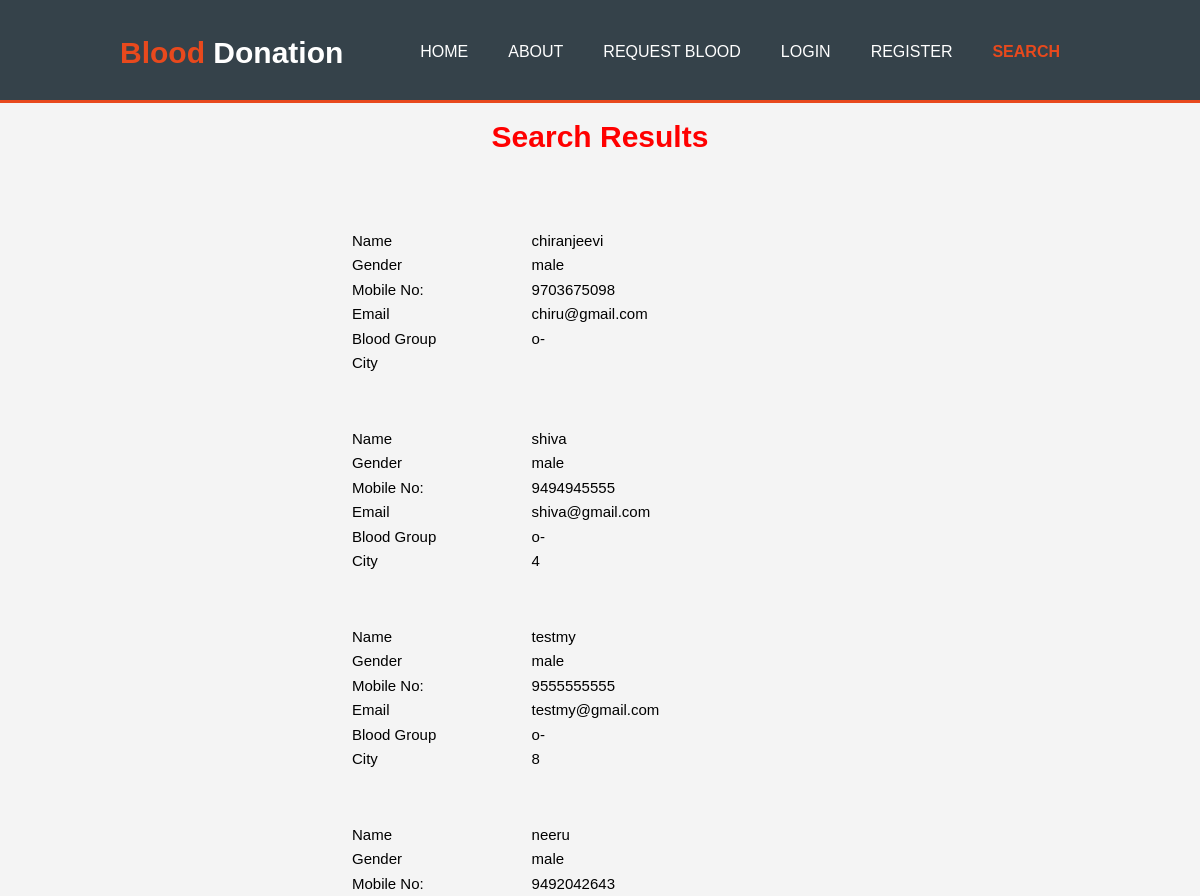
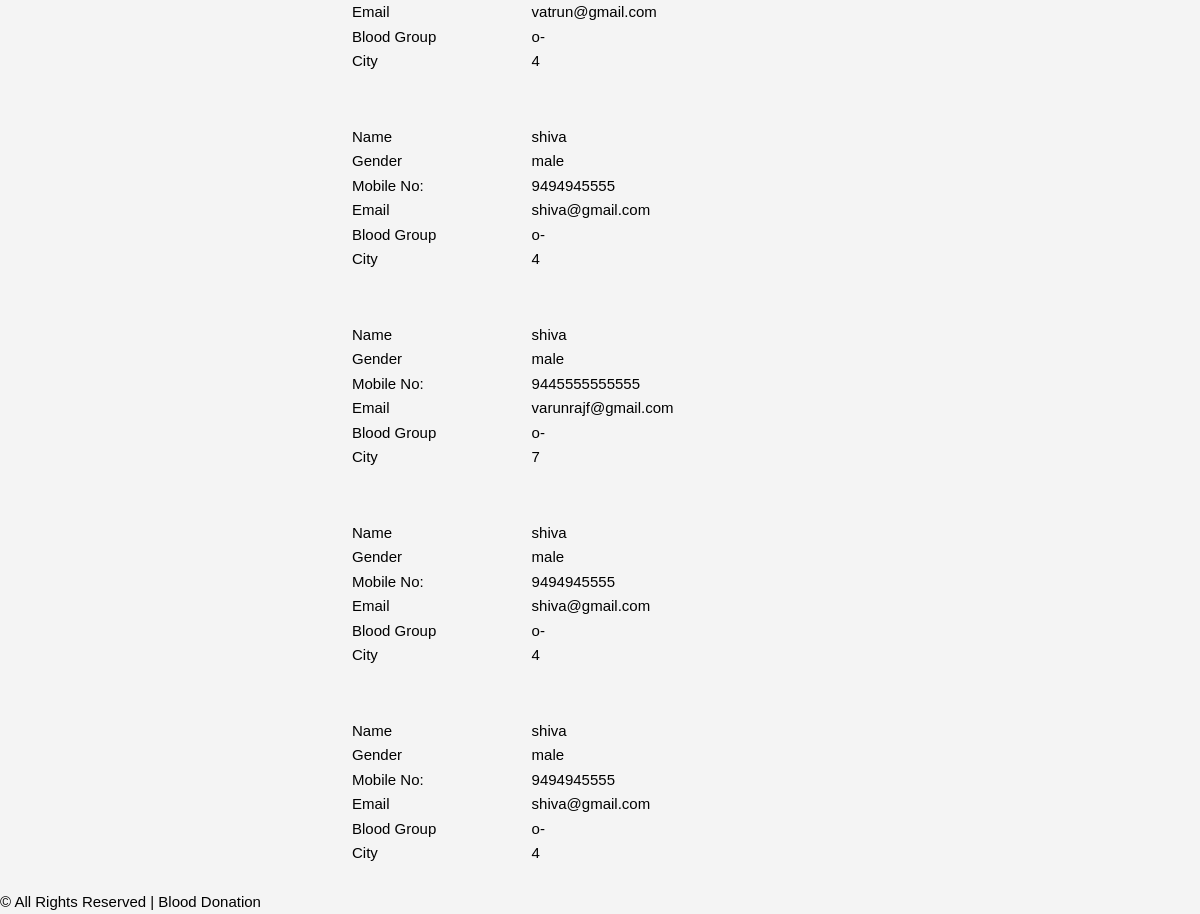
/result5.php?bg=14, run on the app's committed database (2 pictures, top to bottom).
### tables this page shows
CREATE TABLE `donarregistration` (
  `donar_id` int(100) NOT NULL,
  `name` varchar(100) NOT NULL,
  `gender` varchar(100) NOT NULL,
  `age` varchar(100) NOT NULL,
  `mobile` varchar(100) NOT NULL,
  `b_id` int(100) NOT NULL,
  `email` varchar(100) NOT NULL,
  `pwd` int(100) NOT NULL,
  `city` varchar(100) NOT NULL
);

CREATE TABLE `bloodgroup` (
  `bg_id` int(100) NOT NULL,
  `bg_name` varchar(100) NOT NULL
);

### result5.php (the view, shortened to what this page needs)
<!DOCTYPE html>
<html>
<head>
<link href="style (2).css" rel="stylesheet" type="text/css" media="all" />
<link href="css/flexslider.css" rel="stylesheet" type="text/css" media="all" />
</head>
<body>
<?php include('Admin/function.php'); ?>
 <header>
            <div class="container">
                <div id="branding">
                    <h1><span class="highlight">Blood</span> Donation</h1>
                </div>
                <nav>
                    <ul>
                        <li><a href="index.php" >Home</a></li>
                        <li><a href="about.html">About</a></li>
                         <li><a href="requests.php">Request Blood</a></li>
                        <li><a href="login.php">Login</a></li>
                        <li><a href="register.php">Register</a></li>
                        <li class="current"><a href="search.php">Search</a></li>
                    </ul>
                </nav>
            </div>
        </header>
<div class="nav_bg">
<div style=" height:auto">
     <form method="post" enctype="multipart/form-data">
      <table cellpadding="0" cellspacing="0" width="1100px" style="margin:auto">
  <tr>
            <td>
  <table cellpadding="0" cellspacing="0" width="800px" height="100px" style="margin:auto; border:0px" class="tableborder">
        <tr><td  align="center"><h1><span class=searchblood>Search Results</span></h1></td></tr>
        <tr><td >&nbsp;</td></tr>
              <?php
$cn=makeconnection();
$s="select * from donarregistration,bloodgroup where donarregistration.b_id='". $_REQUEST["bg"]."' and donarregistration.b_id=bloodgroup.bg_id";
  $result=mysqli_query($cn,$s);
  while($data=mysqli_fetch_array($result))
  {
?>
  <tr><td  >
    <tr><td>
       <?php
  while($data=mysqli_fetch_array($result))
  {
?>
    </td></tr>
            <table cellpadding="0" cellspacing="0" width="700px" height="150px" style="margin:auto; border:none;" class="tableborder">
               <tr><td width="100px"  align="center" style="vertical-align:middle">
                        <table cellpadding="0" width="500px" height="150px" style="border:none">
           <tr><td colspan="2">&nbsp;</td></tr>
                <tr><td><span class="title">Name&nbsp;&nbsp;&nbsp;&nbsp;&nbsp;&nbsp;&nbsp;&nbsp;&nbsp;&nbsp;&nbsp;&nbsp;&nbsp;&nbsp;&nbsp;&nbsp;&nbsp;&nbsp;&nbsp;&nbsp;&nbsp;&nbsp;&nbsp;&nbsp;&nbsp;&nbsp;&nbsp;&nbsp;&nbsp;&nbsp;&nbsp;&nbsp;&nbsp;</span></td><td><?php echo $data[1]; ?></td><td align="left" width="50%"></td></tr>
                 <tr><td><span class="title">Gender</span></td><td><?php echo $data[2]; ?></td></tr>
                  <tr><td style="width:24px"><span class="title">Mobile No:</span></td><td><?php echo $data[4]; ?></td></tr>
                  <tr><td><span class="title">Email</span></td><td><?php echo $data[6]; ?></td></tr>
                   <tr><td><span class="title">Blood Group</span></td><td><?php echo $data[10]; ?></td></tr>
                   <tr><td><span class="title">City</span></td><td><?php echo $data[8]; ?></td></tr>
                     <tr><td colspan="2">&nbsp;</td></tr>
                      </table>
                    </td></tr></table></td></tr>
   <?php }
   ?>
           </table></td></tr></table></form>
 <?php }
   ?>
</div>
<div class="ftr-bg">
<div class="wrap">
<div class="footer">
		<div class="copy">
			<p class="title">© All Rights Reserved | Blood Donation</p>
		</div>
</div>
</div>
</div>
</body>
</html>

### style (2).css (style rules this page uses)
* { margin: 0px; padding: 0px; }
body { font: 15px/1.5 Arial, Helvetica,sans-serif; padding:0; margin:0; background-color:#f4f4f4; }
.container { width:80%; margin:auto; overflow:hidden; }
ul { margin:0; padding:0; }
header { background:#35424a; color:#ffffff; padding-top:30px; min-height:70px; border-bottom:#e8491d 3px solid; }
header a { color:#ffffff; text-decoration:none; text-transform: uppercase; font-size:16px; }
header li { float:left; display:inline; padding: 0 20px 0 20px; }
header #branding { float:left; }
header #branding h1 { margin:0; }
header nav { float:right; margin-top:10px; }
header .highlight, header .current a { color:#e8491d; font-weight:bold; }
table .searchblood { color:red; }

### data on the page
donarregistration: name "chiranjeevi", gender "male", mobile "9703675098", email "chiru@gmail.com", bloodgroup.bg_name "o-"
donarregistration: name "shiva", gender "male", mobile "9494945555", email "shiva@gmail.com", bloodgroup.bg_name "o-", city "4"
donarregistration: name "testmy", gender "male", mobile "9555555555", email "testmy@gmail.com", bloodgroup.bg_name "o-", city "8"
donarregistration: name "neeru", gender "male", mobile "9492042643", email "vatrun@gmail.com", bloodgroup.bg_name "o-", city "4"
donarregistration: name "shiva", gender "male", mobile "9494945555", email "shiva@gmail.com", bloodgroup.bg_name "o-", city "4"
donarregistration: name "shiva", gender "male", mobile "9445555555555", email "varunrajf@gmail.com", bloodgroup.bg_name "o-", city "7"
donarregistration: name "shiva", gender "male", mobile "9494945555", email "shiva@gmail.com", bloodgroup.bg_name "o-", city "4"
donarregistration: name "shiva", gender "male", mobile "9494945555", email "shiva@gmail.com", bloodgroup.bg_name "o-", city "4"
